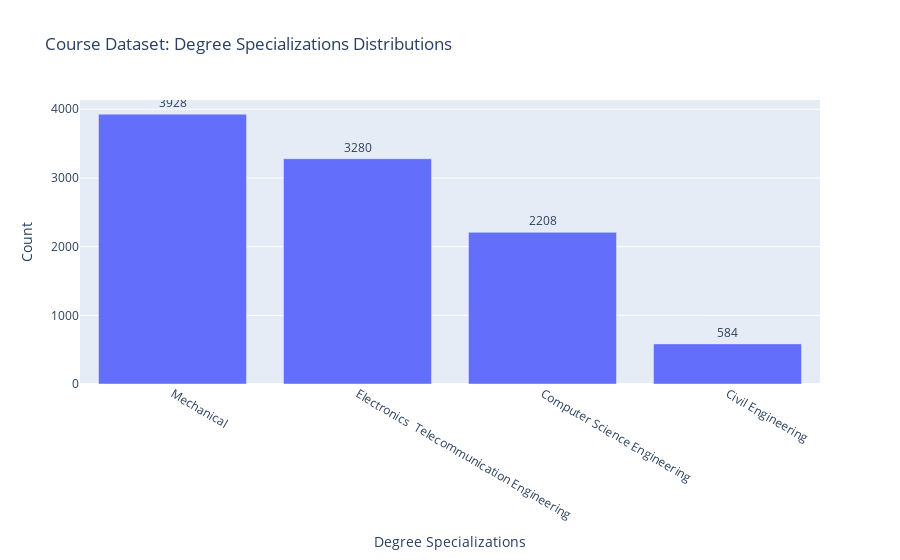

Here is the notebook cell this chart was saved with:
### Code cell
#visualize degree specs
rating_types = course_ds['degree_1_specializations'].value_counts()
x,y   = rating_types.index, rating_types.values
data  = go.Bar(x=x,y=y, text=y, textposition="outside")
Layout=go.Layout(title="Course Dataset: Degree Specializations Distributions",xaxis={'title':'Degree Specializations'},yaxis={'title':'Count'})
go.Figure(data,Layout)

### Figure 1 — Plotly figure (JSON) as saved in the notebook; plotly's stock layout.template omitted (floating-point values rounded to 4 significant figures)
{"data": [{"text": [3928, 3280, 2208, 584], "textposition": "outside", "type": "bar", "x": ["Mechanical", "Electronics  Telecommunication Engineering", "Computer Science Engineering", "Civil Engineering"], "y": [3928, 3280, 2208, 584]}], "layout": {"title": {"text": "Course Dataset: Degree Specializations Distributions"}, "xaxis": {"title": {"text": "Degree Specializations"}}, "yaxis": {"title": {"text": "Count"}}}}
